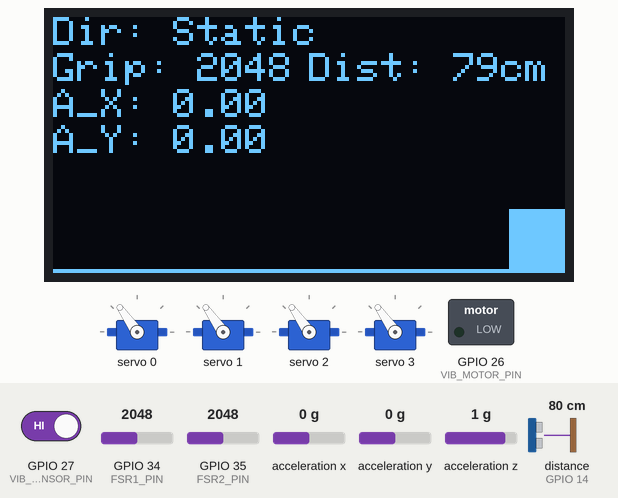
The sketch below on a simulated ESP32. Parts: 128×64 one-colour display, 4 × servo, switched loads named in the sketch (green lamp = pin HIGH). Wiring (inferred from the names in the program): ultrasonic range finder: trigger GPIO 12; echo GPIO 14. The inputs (shaded band) are chosen by the test bench; at power-on: acceleration x 0 g, acceleration y 0 g, GPIO 34 (FSR1_PIN) = 2048, GPIO 35 (FSR2_PIN) = 2048, GPIO 27 (VIB_SENSOR_PIN) HIGH, acceleration z 1 g, distance to the obstacle (sensor on GPIO 14) 80 cm. The echo pulse lasts 58.3 µs per cm; WiFi joins after 1.5 s; servers stay silent unless stated; pins used as bus, display or sensor lines are not drawn; what the sketch prints to the serial monitor is not drawn.

Above: at 5.06 s.
5.1 s: acceleration x set to -1.4 g
At 5.23 s:
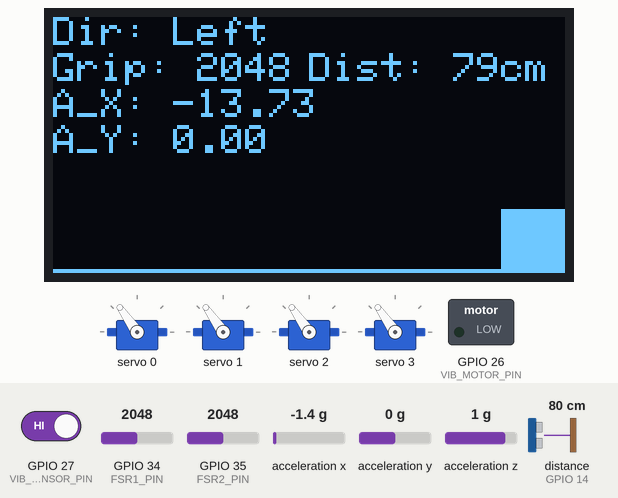
6.9 s: acceleration x set to 0.8 g
At 6.97 s:
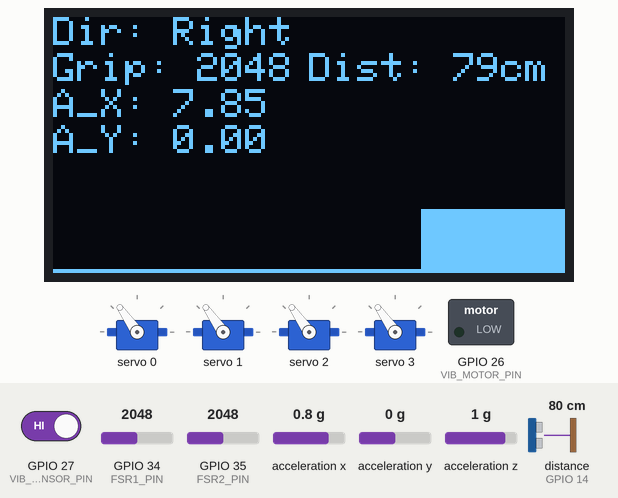
8.7 s: acceleration x set to 0 g
At 8.79 s:
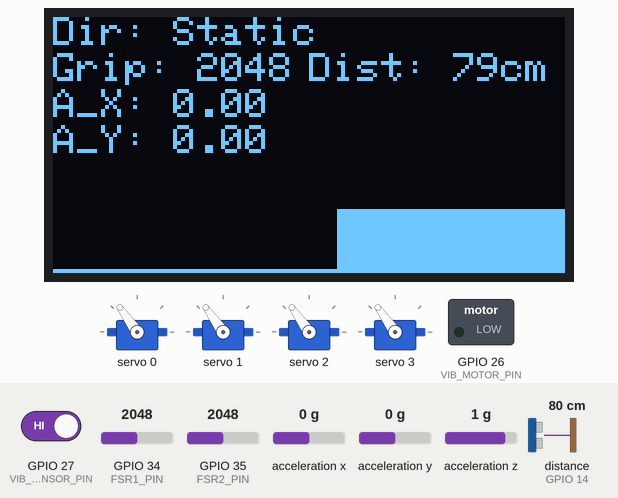
10.5 s: acceleration y set to -1.4 g
At 10.61 s:
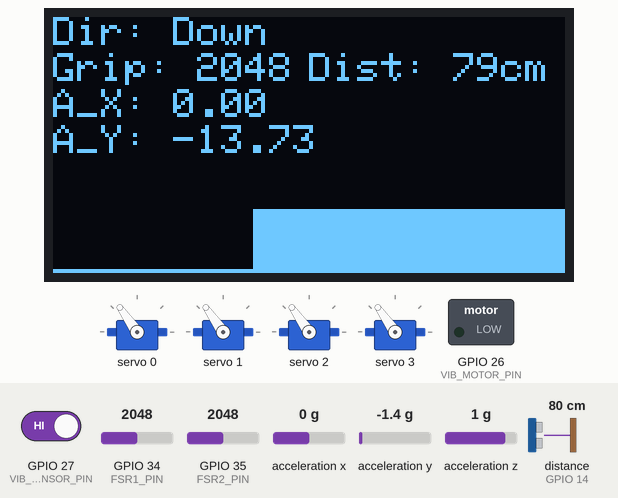
12.3 s: GPIO 34 (FSR1_PIN) set to 2866
At 12.34 s:
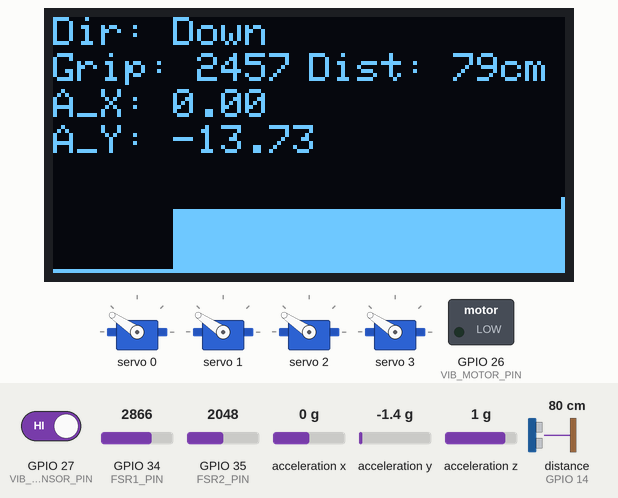
14.0 s: GPIO 35 (FSR2_PIN) set to 2866
At 14.08 s:
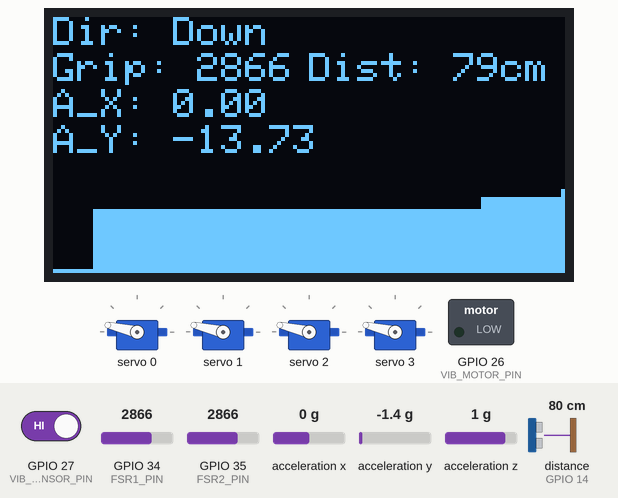
Timing chart, 0 to 16.8 s (numbered marks = the images above; inputs shaded):
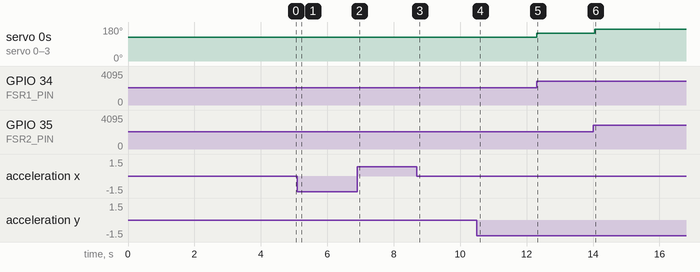

The sketch:

Prosthetic_Hand_Data_Collection.ino.ino
```cpp
/*
  PROJECT: AI-Powered Prosthetic Limb - PART 1: DATA COLLECTION

  PURPOSE:
  This code reads all sensors (FSR, Accel, etc.) and controls the servos
  using a SIMPLE 'map()' function.

  Its MOST IMPORTANT job is to print all this data to the Serial Monitor
  in CSV format. You will copy this data to train your AI model.

  Libraries to install:
  - Adafruit SSD1366
  - Adafruit GFX Library
  - Adafruit ADXL345
  - Adafruit BusIO
  - Adafruit Unified Sensor
  - Adafruit PWM Servo Driver Library
  - Blynk
*/

// --- BLYNK CONFIGURATION ---
#define BLYNK_TEMPLATE_ID "TMPL3DZyCh99j"
#define BLYNK_TEMPLATE_NAME "new"
#define BLYNK_AUTH_TOKEN "m9HY-VvKVE3yfa3kqXaaVY20Jk1hVtg0"
#define BLYNK_PRINT Serial
#include <WiFi.h>
#include <BlynkSimpleEsp32.h>
char auth[] = "m9HY-VvKVE3yfa3kqXaaVY20Jk1hVtg0";
char ssid[] = "Nothing Phone (2a)_5222";
char pass[] = "100200300";

// --- I2C & COMPONENT LIBRARIES ---
#include <Wire.h>
#include <Adafruit_GFX.h>
#include <Adafruit_SSD1306.h>
#include <Adafruit_ADXL345_U.h>
#include <Adafruit_Sensor.h>
#include <Adafruit_PWMServoDriver.h>

// --- PIN DEFINITIONS ---
#define I2C_SDA 21
#define I2C_SCL 22
#define FSR1_PIN 34
#define FSR2_PIN 35
#define TRIG_PIN 12
#define ECHO_PIN 14
#define VIB_SENSOR_PIN 27
#define VIB_MOTOR_PIN 26

// --- OLED DISPLAY SETUP ---
#define SCREEN_WIDTH 128
#define SCREEN_HEIGHT 64
#define OLED_RESET -1
Adafruit_SSD1306 display(SCREEN_WIDTH, SCREEN_HEIGHT, &Wire, OLED_RESET);

// --- ACCELEROMETER SETUP ---
Adafruit_ADXL345_Unified accel = Adafruit_ADXL345_Unified(12345);

// --- SERVO DRIVER SETUP ---
Adafruit_PWMServoDriver pwm = Adafruit_PWMServoDriver();
#define SERVO_FREQ 50
#define SERVOMIN 150
#define SERVOMAX 600

// --- GLOBAL VARIABLES ---
int fsr1_val = 0;
int fsr2_val = 0;
int grip_pressure_avg = 0;
float accelX = 0.0, accelY = 0.0, accelZ = 0.0;
long distance_cm = 0;
int vibration_state = 0;
String motion_direction = "Static";

// --- GRAPHING VARIABLES ---
#define GRAPH_WIDTH 128
#define GRAPH_HEIGHT 30
int gripHistory[GRAPH_WIDTH];
int graph_bottom_y = SCREEN_HEIGHT - 1;

void setup() {
  Serial.begin(115200);
  Serial.println("Prosthetic Hand System: DATA COLLECTION MODE");

  Wire.begin(I2C_SDA, I2C_SCL);

  // --- Initialize OLED Display ---
  if (!display.begin(SSD1306_SWITCHCAPVCC, 0x3C)) {
    Serial.println(F("SSD1306 allocation failed"));
    for (;;);
  }
  display.clearDisplay();
  display.setTextSize(1);
  display.setTextColor(SSD1306_WHITE);
  display.setCursor(0, 0);
  display.println("OLED Init: OK");
  display.display();
  delay(1000);

  // --- Initialize Accelerometer ---
  if (!accel.begin()) {
    Serial.println("Could not find ADXL345 sensor!");
    display.clearDisplay();
    display.setCursor(0, 0);
    display.println("ADXL345 Init: FAIL");
    display.display();
    while (1) delay(10);
  }
  accel.setRange(ADXL345_RANGE_4_G);
  Serial.println("ADXL345 Init: OK");

  // --- Initialize Servo Driver ---
  pwm.begin();
  pwm.setPWMFreq(SERVO_FREQ);
  Serial.println("PCA9685 Init: OK");

  // --- Initialize Other GPIO Pins ---
  pinMode(FSR1_PIN, INPUT);
  pinMode(FSR2_PIN, INPUT);
  pinMode(TRIG_PIN, OUTPUT);
  pinMode(ECHO_PIN, INPUT);
  pinMode(VIB_SENSOR_PIN, INPUT_PULLUP);
  pinMode(VIB_MOTOR_PIN, OUTPUT);
  digitalWrite(VIB_MOTOR_PIN, LOW);

  // --- Initialize Graph History ---
  for (int i = 0; i < GRAPH_WIDTH; i++) {
    gripHistory[i] = 0;
  }

  // --- Connect to WiFi and Blynk ---
  Serial.println("Connecting to WiFi and Blynk...");
  display.clearDisplay();
  display.setCursor(0, 0);
  display.println("Connecting to WiFi...");
  display.display();
  Blynk.begin(auth, ssid, pass);
  Serial.println("Blynk Connected!");

  // --- Print CSV Header for Data Logging ---
  Serial.println("\n--- STARTING DATA LOG (Copy from here!) ---");
  Serial.println("fsr1,fsr2,grip_avg,accelX,accelY,accelZ,distance,vibration,servo_pos");

  delay(1000);
}

void loop() {
  Blynk.run();

  readSensors();
  updateServos_Simple(); // Use the SIMPLE map() function
  updateOLED();
  logDataToSerial();   // Log data for AI
  checkVibration();
  sendDataToBlynk();

  delay(50);
}

void readSensors() {
  // 1. Read FSR Sensors
  fsr1_val = analogRead(FSR1_PIN);
  fsr2_val = analogRead(FSR2_PIN);
  grip_pressure_avg = (fsr1_val + fsr2_val) / 2;

  // 2. Read Accelerometer
  sensors_event_t event;
  accel.getEvent(&event);
  accelX = event.acceleration.x;
  accelY = event.acceleration.y;
  accelZ = event.acceleration.z;

  // 3. Determine Motion Direction
  if (accelX > 7.0) motion_direction = "Right";
  else if (accelX < -7.0) motion_direction = "Left";
  else if (accelY > 7.0) motion_direction = "Up";
  else if (accelY < -7.0) motion_direction = "Down";
  else if (abs(accelX) < 2.0 && abs(accelY) < 2.0 && accelZ > 8.0) motion_direction = "Static";

  // 4. Read Ultrasonic Sensor
  digitalWrite(TRIG_PIN, LOW);
  delayMicroseconds(2);
  digitalWrite(TRIG_PIN, HIGH);
  delayMicroseconds(10);
  digitalWrite(TRIG_PIN, LOW);
  long duration = pulseIn(ECHO_PIN, HIGH);
  distance_cm = duration * 0.034 / 2;

  // 5. Read Vibration Sensor
  vibration_state = digitalRead(VIB_SENSOR_PIN);
}

void updateServos_Simple() {
  // This is the SIMPLE, NON-AI control logic.
  // It maps the average grip pressure to a servo position.
  // We log this position so the AI can learn this relationship.

  int servo_pulse = map(grip_pressure_avg, 0, 4095, SERVOMIN, SERVOMAX);
  servo_pulse = constrain(servo_pulse, SERVOMIN, SERVOMAX);

  // Set all 4 servos to the same position
  for (int s = 0; s < 4; s++) {
    pwm.setPWM(s, 0, servo_pulse);
  }
}

void updateOLED() {
  display.clearDisplay();
  display.setTextSize(1);
  display.setTextColor(SSD1306_WHITE);

  display.setCursor(0, 0);
  display.print("Dir: ");
  display.println(motion_direction);

  display.setCursor(0, 9);
  display.print("Grip: ");
  display.print(grip_pressure_avg);

  display.setCursor(64, 9);
  display.print("Dist: ");
  display.print(distance_cm);
  display.println("cm");

  display.setCursor(0, 18);
  display.print("A_X: ");
  display.print(accelX);

  display.setCursor(0, 27);
  display.print("A_Y: ");
  display.print(accelY);

  drawGraph();
  display.display();
}

void drawGraph() {
  for (int i = 0; i < GRAPH_WIDTH - 1; i++) {
    gripHistory[i] = gripHistory[i + 1];
  }
  int mapped_grip = map(grip_pressure_avg, 0, 4095, 0, GRAPH_HEIGHT);
  gripHistory[GRAPH_WIDTH - 1] = constrain(mapped_grip, 0, GRAPH_HEIGHT);

  for (int x = 0; x < GRAPH_WIDTH; x++) {
    display.drawFastVLine(x, graph_bottom_y - gripHistory[x], gripHistory[x], SSD1306_WHITE);
  }
  display.drawFastHLine(0, graph_bottom_y, GRAPH_WIDTH, SSD1306_WHITE);
}

void logDataToSerial() {
  // This function prints all the sensor and actuator data
  // in CSV format for the Python script to read.

  Serial.print(fsr1_val);
  Serial.print(",");
  Serial.print(fsr2_val);
  Serial.print(",");
  Serial.print(grip_pressure_avg);
  Serial.print(",");
  Serial.print(accelX);
  Serial.print(",");
  Serial.print(accelY);
  Serial.print(",");
  Serial.print(accelZ);
  Serial.print(",");
  Serial.print(distance_cm);
  Serial.print(",");
  Serial.print(vibration_state == LOW ? 1 : 0);
  Serial.print(",");

  // Log the servo position we *sent*
  int current_servo_pulse = map(grip_pressure_avg, 0, 4095, SERVOMIN, SERVOMAX);
  current_servo_pulse = constrain(current_servo_pulse, SERVOMIN, SERVOMAX);
  Serial.println(current_servo_pulse);
}

void checkVibration() {
  digitalWrite(VIB_MOTOR_PIN, (vibration_state == LOW) ? HIGH : LOW);
}

void sendDataToBlynk() {
  Blynk.virtualWrite(V0, grip_pressure_avg);
  Blynk.virtualWrite(V1, distance_cm);
  Blynk.virtualWrite(V2, accelX);
  Blynk.virtualWrite(V3, accelY);
  Blynk.virtualWrite(V4, accelZ);
  Blynk.virtualWrite(V5, motion_direction);
}
```

Measured:
- after the input at 5.1 s, the display: first changes at once (image 1 shows a later state)
- after the input at 6.9 s, the display: changes after 0.06 s (image 2)
- after the input at 8.7 s, the display: changes after 0.08 s (image 3)
- after the input at 10.5 s, the display: first differs from a run without the input after 0.10 s (image 4)
- after the input at 12.3 s, servo 0–3: 125° → 146° at once
- after the input at 14.0 s, servo 0–3: 146° → 167° after 0.05 s
